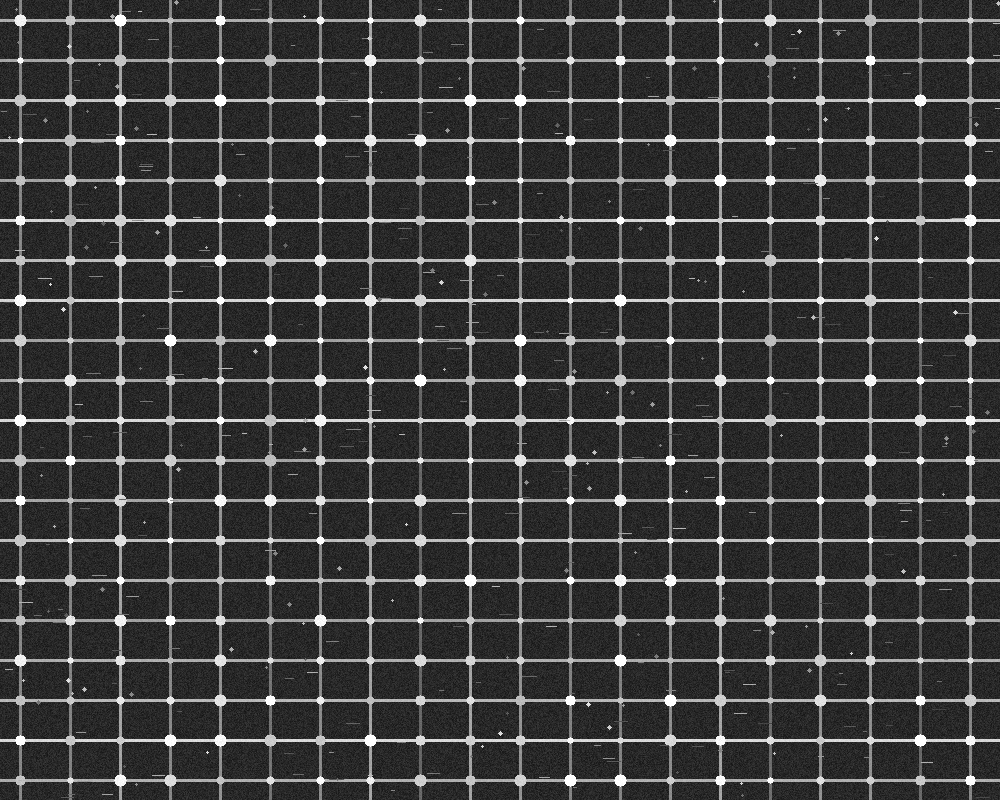
#> input picture dataset/train/pair_0001_search.png, 1000 x 800 px; its folder holds only this picture in this run
$ python strong_drift_generator.py
#> lines starting #> are read from the running program, lines starting #| are printed output that depends on the picture; after the words box and inside, x2 and y2 are one past the last pixel; in counts of white or black regions, pixels touching at a corner belong together
import cv2
import os
import numpy as np


# ============================================================
# PixelForge DriftSense — Phase 3B
# Strong Pixel Drift Generator
# ============================================================

PROJECT_ROOT = os.path.dirname(
    os.path.dirname(os.path.abspath(__file__))
)

INPUT_DIR = os.path.join(
    PROJECT_ROOT,
    "dataset",
    "train"
)

OUTPUT_DIR = os.path.join(
    PROJECT_ROOT,
    "dataset",
    "drifted_strong"
)

os.makedirs(OUTPUT_DIR, exist_ok=True)


# ------------------------------------------------------------
# Drift parameters
# ------------------------------------------------------------

NOISE_STD = 30
BRIGHTNESS_SHIFT = 20

BLUR_KERNEL = 5

CORRUPTION_RATIO = 0.02


# ------------------------------------------------------------
# Add Gaussian noise
# ------------------------------------------------------------

def add_noise(image, std):

    noise = np.random.normal(
        0,
        std,
        image.shape
    )

    result = image.astype(np.float32) + noise

    result = np.clip(
        result,
        0,
        255
    )

    return result.astype(np.uint8)


# ------------------------------------------------------------
# Add random pixel corruption
# ------------------------------------------------------------

def corrupt_pixels(image, ratio):

    result = image.copy()

    total_pixels = image.shape[0] * image.shape[1]

    number_of_pixels = int(
        total_pixels * ratio
    )

    height, width = image.shape[:2]

    ys = np.random.randint(
        0,
        height,
        number_of_pixels
    )

    xs = np.random.randint(
        0,
        width,
        number_of_pixels
    )

    for x, y in zip(xs, ys):

        result[y, x] = np.random.randint(
            0,
            256,
            3
        )

    return result


# ------------------------------------------------------------
# Process images
# ------------------------------------------------------------

print()
print("=" * 65)
print("PixelForge DriftSense - Phase 3B")
print("Strong Pixel Drift Generator")
print("=" * 65)

processed = 0


for i in range(1, 31):

    filename = f"pair_{i:04d}_search.png"

    input_path = os.path.join(
        INPUT_DIR,
        filename
    )

    output_path = os.path.join(
        OUTPUT_DIR,
        filename
    )

    image = cv2.imread(input_path)
#> image is the input picture: shape (800, 1000, 3); min 20, max 255, mean 59.8

    if image is None:

        print(
            f"Skipping Pair {i}: image not found"
        )

        continue


    # --------------------------------------------------------
    # 1. Brightness drift
    # --------------------------------------------------------

    drifted = image.astype(np.int16)

    drifted += BRIGHTNESS_SHIFT

    drifted = np.clip(
        drifted,
        0,
        255
    ).astype(np.uint8)


    # --------------------------------------------------------
    # 2. Gaussian noise
    # --------------------------------------------------------

    drifted = add_noise(
        drifted,
        NOISE_STD
    )
#> in add_noise, `result = image.astype(np.float32) + noise`:
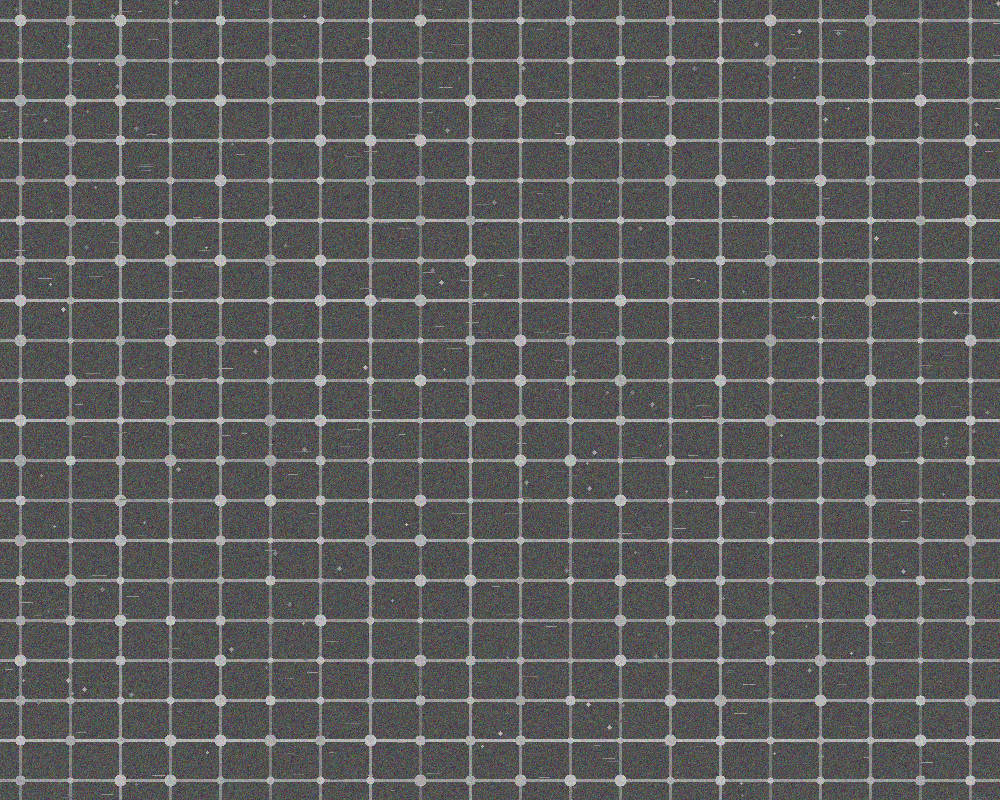
#> result: shape (800, 1000, 3) float64; mean B, G, R 79.6, 79.6, 79.6; drawn with min black and max white
#> in add_noise, `result = np.clip( result, 0, 255 )`:
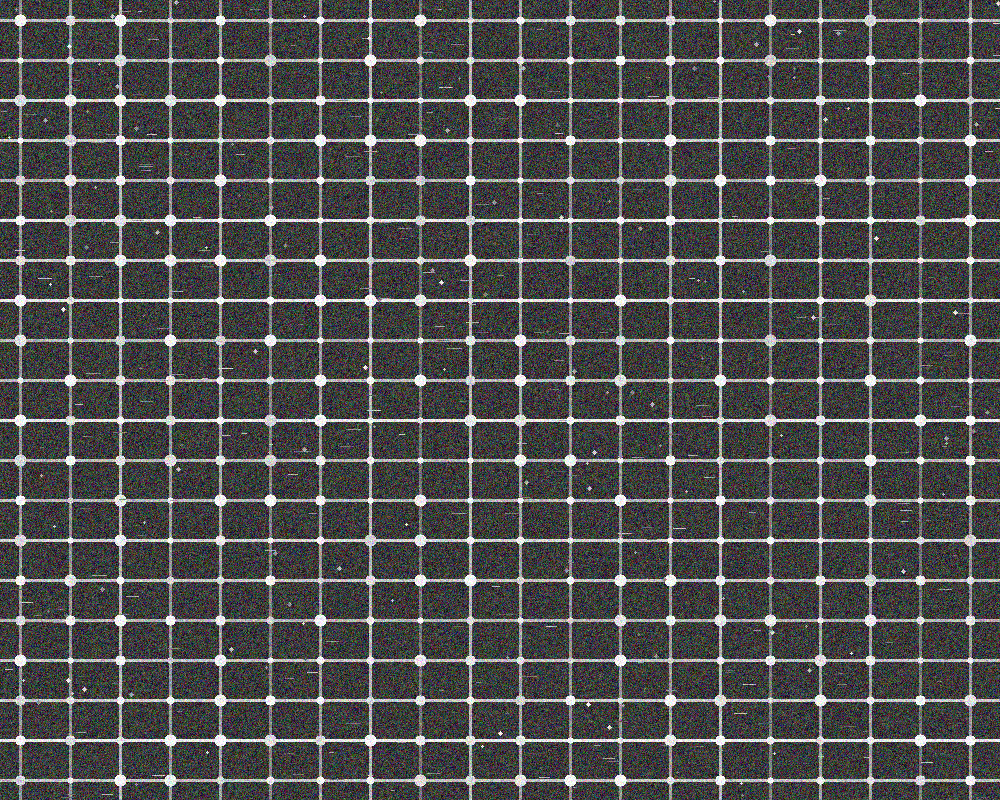
#> result: shape (800, 1000, 3) float64; mean B, G, R 79.5, 79.6, 79.6


    # --------------------------------------------------------
    # 3. Blur
    # --------------------------------------------------------

    drifted = cv2.GaussianBlur(
        drifted,
        (BLUR_KERNEL, BLUR_KERNEL),
        0
    )
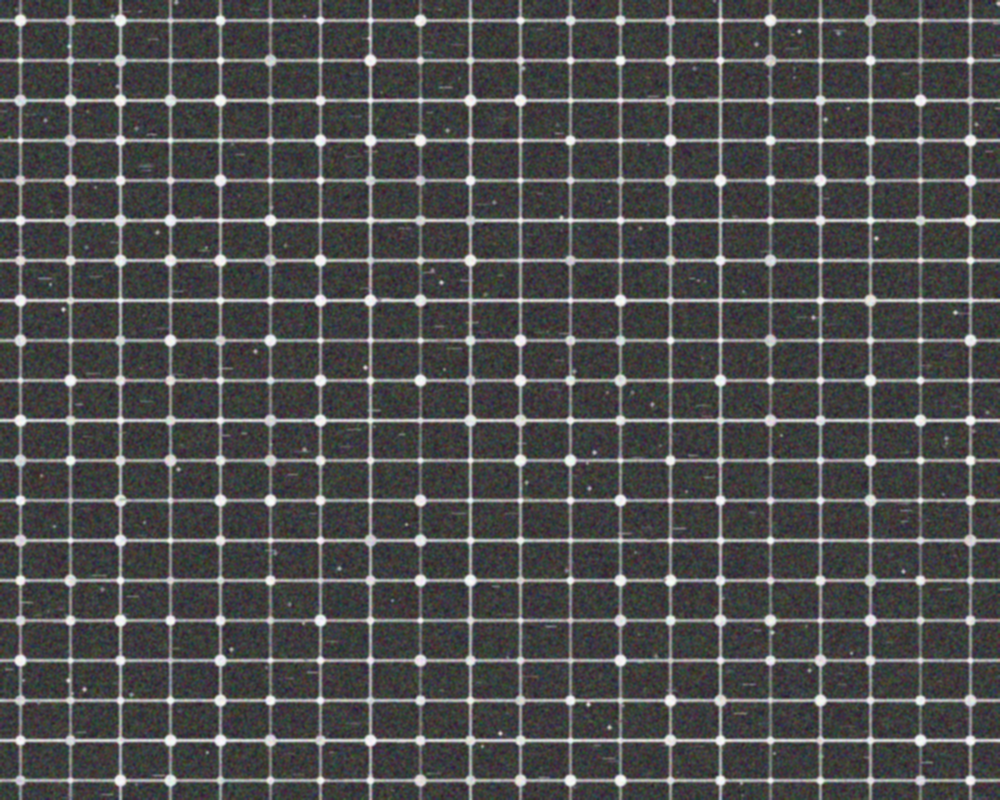
#> drifted: shape (800, 1000, 3); mean B, G, R 79.1, 79.1, 79.1


    # --------------------------------------------------------
    # 4. Pixel corruption
    # --------------------------------------------------------

    drifted = corrupt_pixels(
        drifted,
        CORRUPTION_RATIO
    )
#> after the loop in corrupt_pixels, `for x, y in zip(xs, ys):`:
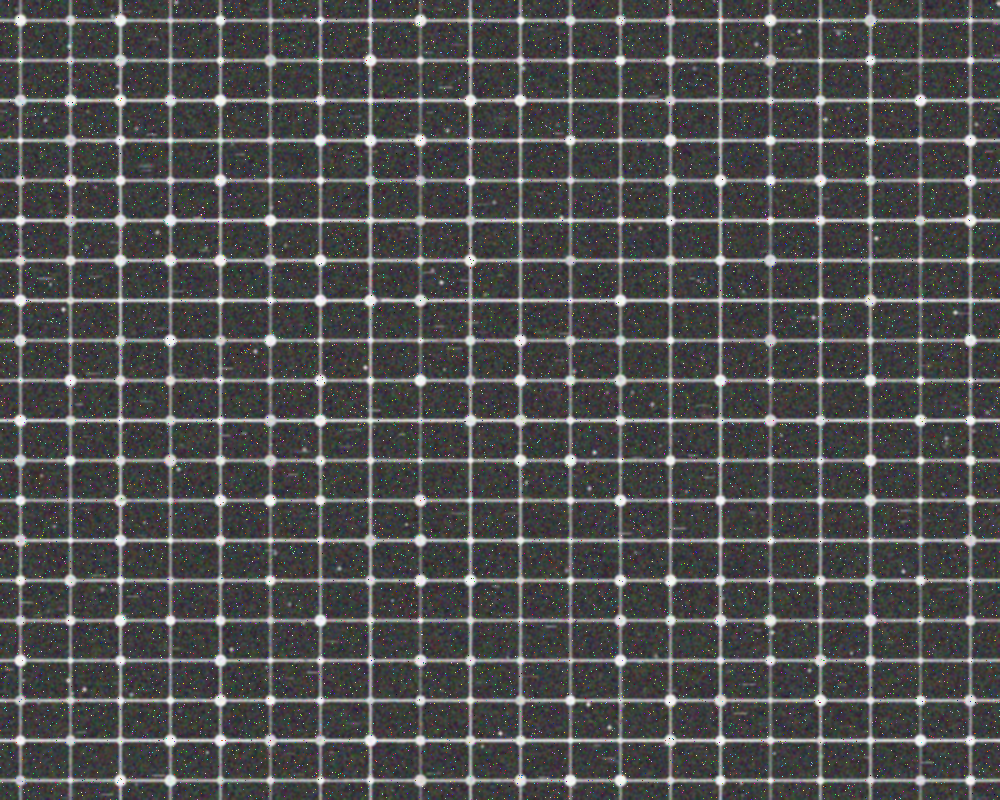
#> result: shape (800, 1000, 3); 1.98% of pixels changed, all inside (x1, y1, x2, y2) = (0, 0, 1000, 800)


    # --------------------------------------------------------
    # Save
    # --------------------------------------------------------

    cv2.imwrite(
        output_path,
        drifted
    )

    processed += 1

    print(
        f"Pair {i}: Strong drift applied"
    )


# ------------------------------------------------------------
# Final result
# ------------------------------------------------------------

print()
print("=" * 65)
print("STRONG DRIFT GENERATION COMPLETED")
print("=" * 65)

print(f"Images processed    : {processed}")
print(f"Noise STD           : {NOISE_STD}")
print(f"Brightness shift    : +{BRIGHTNESS_SHIFT}")
print(f"Blur kernel         : {BLUR_KERNEL} x {BLUR_KERNEL}")
print(f"Pixel corruption    : {CORRUPTION_RATIO * 100:.1f}%")
print(f"Output directory    : {OUTPUT_DIR}")

print("=" * 65)
